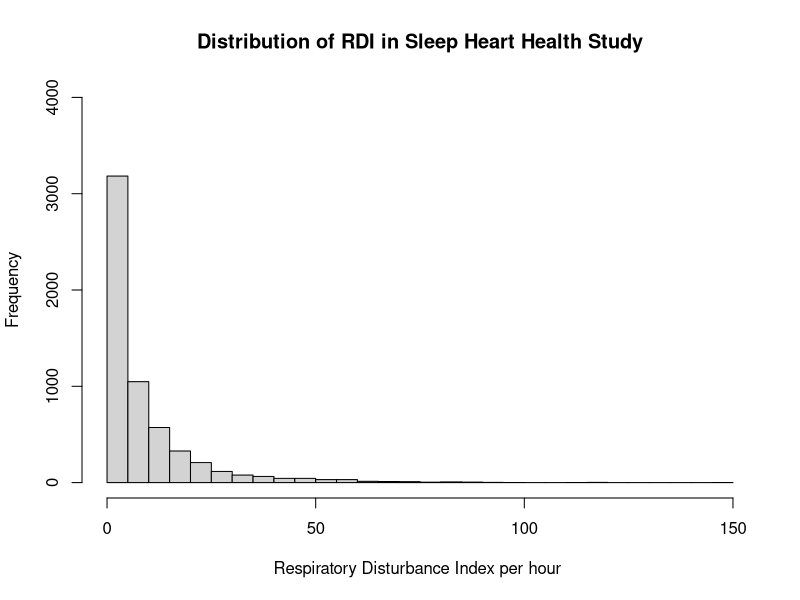

This chart was generated by the following R code: (Note: this script raises an error after producing the figure.)
# Read the text file containing the Sleep Heart Health Study data
data <- read.table("shhs1.txt", header = TRUE)  # Change "your_file.txt" to the path of your text file

# Extract the column containing the RDI (Respiratory Disturbance Index) data
data <- data$rdi4p

# Create a histogram of the RDI data
hist(data, breaks = 50, ylim = c(0, 4000), main = "Distribution of RDI in Sleep Heart Health Study", xlab = "Respiratory Disturbance Index per hour ")

# Define a function to calculate sample variance
calculate_sample_variance <- function(data) {
  n <- length(data)
  mean_value <- mean(data)
  sum_squared_deviations <- sum((data - mean_value)^2)
  sample_variance <- sum_squared_deviations / (n - 1)
  return(sample_variance)
}

# Perform bootstrap resampling to estimate variance
bootstrapped_variances <- replicate(n_boot, {
  bootstrap_sample <- sample(data, replace = TRUE)
  calculate_sample_variance(bootstrap_sample)
})

# Sort the bootstrapped variances
sorted_variances <- sort(bootstrapped_variances)

# Calculate confidence interval bounds for variance
lower_bound_variance_shhs1 <- quantile(sorted_variances, 0.025)
upper_bound_variance_shhs1 <- quantile(sorted_variances, 0.975)

# Perform bootstrap resampling to estimate median
bootstrapped_medians <- replicate(n_boot, {
  bootstrap_sample <- sample(data, replace = TRUE)
  median(bootstrap_sample)
})

# Sort the bootstrapped medians
sorted_medians <- sort(bootstrapped_medians)

# Calculate confidence interval bounds for median
lower_bound_median_shhs1 <- quantile(sorted_medians, 0.025)
upper_bound_median_shhs1 <- quantile(sorted_medians, 0.975)

# Calculate BCa Bootstrap CI for median and variance
ci_median_shhs1 <- bcanon_modified(data, median, alpha = alpha, nboot = n_boot)
ci_variance_shhs1 <- bcanon(data, var, alpha = alpha, nboot = n_boot)

# Sort the BCa Bootstrap CI
ci_median_shhs1 <- sort(ci_median_shhs1)
ci_variance_shhs1 <- sort(ci_variance_shhs1$u)

# Extract lower and upper bounds for BCa Bootstrap CI of median and variance
lower_bound_median_shhs1_BCA <- ci_median_shhs1[1]
upper_bound_median_shhs1_BCA <- ci_median_shhs1[2]
lower_bound_variance_shhs1_BCA <- ci_variance_shhs1[1]
upper_bound_variance_shhs1_BCA <- ci_variance_shhs1[length(ci_variance_shhs1)]

# Create a dataframe to store the bounds of median and variance
results_df <- data.frame(
  Statistic = c("Median", "Median", "Variance", "Variance"),
  Bootstrap_Method = c("Basic Bootstrap CI", "BCa Bootstrap CI", "Basic Bootstrap CI", "BCa Bootstrap CI"),
  Lower_Bound = c(lower_bound_median_shhs1, lower_bound_median_shhs1_BCA, lower_bound_variance_shhs1, lower_bound_variance_shhs1_BCA),
  Upper_Bound = c(upper_bound_median_shhs1, upper_bound_median_shhs1_BCA, upper_bound_variance_shhs1, upper_bound_variance_shhs1_BCA)
)

# Write the results dataframe to a CSV file
write.csv(results_df, "results_table_for_Part(B).csv", row.names = FALSE)
